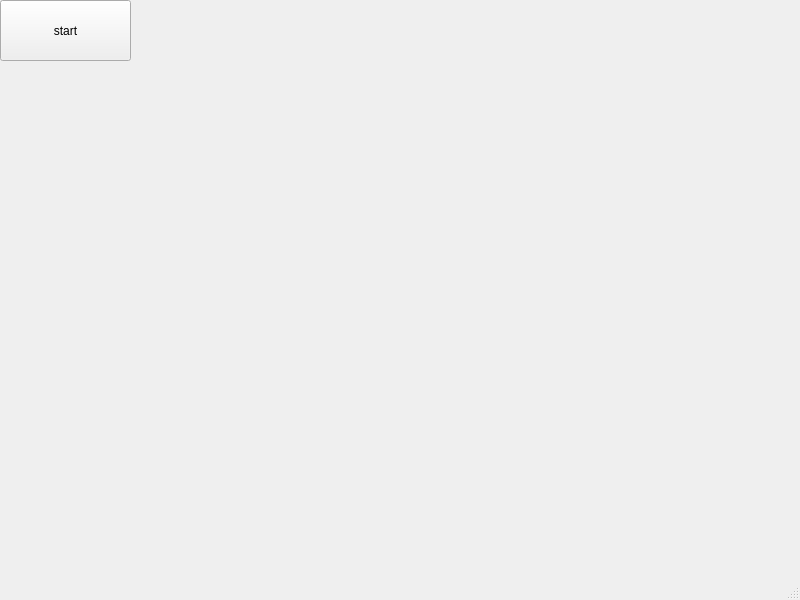
<?xml version="1.0" encoding="UTF-8"?>
<ui version="4.0">
 <class>VideoStreamer</class>
 <widget class="QMainWindow" name="VideoStreamer">
  <property name="geometry">
   <rect>
    <x>0</x>
    <y>0</y>
    <width>800</width>
    <height>600</height>
   </rect>
  </property>
  <property name="windowTitle">
   <string>MainWindow</string>
  </property>
  <widget class="QWidget" name="centralwidget">
   <widget class="QPushButton" name="streamButton">
    <property name="geometry">
     <rect>
      <x>0</x>
      <y>0</y>
      <width>131</width>
      <height>61</height>
     </rect>
    </property>
    <property name="text">
     <string>start</string>
    </property>
   </widget>
  </widget>
  <widget class="QMenuBar" name="menubar">
   <property name="geometry">
    <rect>
     <x>0</x>
     <y>0</y>
     <width>800</width>
     <height>22</height>
    </rect>
   </property>
  </widget>
  <widget class="QStatusBar" name="statusbar"/>
 </widget>
 <resources/>
 <connections/>
</ui>
